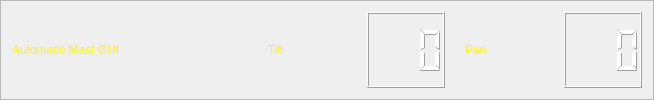
             <widget class="QFrame" name="FrameSuperior">
              <property name="frameShape">
               <enum>QFrame::StyledPanel</enum>
              </property>
              <property name="frameShadow">
               <enum>QFrame::Raised</enum>
              </property>
              <layout class="QHBoxLayout" name="horizontalLayout_7" stretch="3,1,3,3">
               <property name="spacing">
                <number>20</number>
               </property>
               <item>
                <widget class="QLabel" name="label">
                 <property name="styleSheet">
                  <string notr="true">font: 22pt &quot;OCR A Extended&quot;;
color: rgb(255, 245, 0);</string>
                 </property>
                 <property name="text">
                  <string>Automatic Mast GUI</string>
                 </property>
                </widget>
               </item>
               <item>
                <spacer name="horizontalSpacer_3">
                 <property name="orientation">
                  <enum>Qt::Horizontal</enum>
                 </property>
                 <property name="sizeHint" stdset="0">
                  <size>
                   <width>228</width>
                   <height>20</height>
                  </size>
                 </property>
                </spacer>
               </item>
               <item>
                <layout class="QHBoxLayout" name="LayoutTilt" stretch="1,1">
                 <item>
                  <widget class="QLabel" name="label_4">
                   <property name="minimumSize">
                    <size>
                     <width>61</width>
                     <height>61</height>
                    </size>
                   </property>
                   <property name="maximumSize">
                    <size>
                     <width>100</width>
                     <height>16777215</height>
                    </size>
                   </property>
                   <property name="styleSheet">
                    <string notr="true">font: 24pt &quot;OCR A Extended&quot;;
color: rgb(255, 245, 0);</string>
                   </property>
                   <property name="text">
                    <string>Tilt</string>
                   </property>
                  </widget>
                 </item>
                 <item>
                  <widget class="QLCDNumber" name="disp_tilt">
                   <property name="styleSheet">
                    <string notr="true">color: rgb(255, 255, 255);</string>
                   </property>
                   <property name="digitCount">
                    <number>3</number>
                   </property>
                  </widget>
                 </item>
                </layout>
               </item>
               <item>
                <layout class="QHBoxLayout" name="LayoutPan" stretch="1,1">
                 <item>
                  <widget class="QLabel" name="label_5">
                   <property name="minimumSize">
                    <size>
                     <width>61</width>
                     <height>61</height>
                    </size>
                   </property>
                   <property name="maximumSize">
                    <size>
                     <width>100</width>
                     <height>16777215</height>
                    </size>
                   </property>
                   <property name="styleSheet">
                    <string notr="true">font: 24pt &quot;OCR A Extended&quot;;
color: rgb(255, 245, 0);</string>
                   </property>
                   <property name="text">
                    <string>Pan</string>
                   </property>
                  </widget>
                 </item>
                 <item>
                  <widget class="QLCDNumber" name="disp_pan">
                   <property name="styleSheet">
                    <string notr="true">color: rgb(255, 255, 255);</string>
                   </property>
                   <property name="digitCount">
                    <number>3</number>
                   </property>
                   <property name="intValue" stdset="0">
                    <number>0</number>
                   </property>
                  </widget>
                 </item>
                </layout>
               </item>
              </layout>
             </widget>
